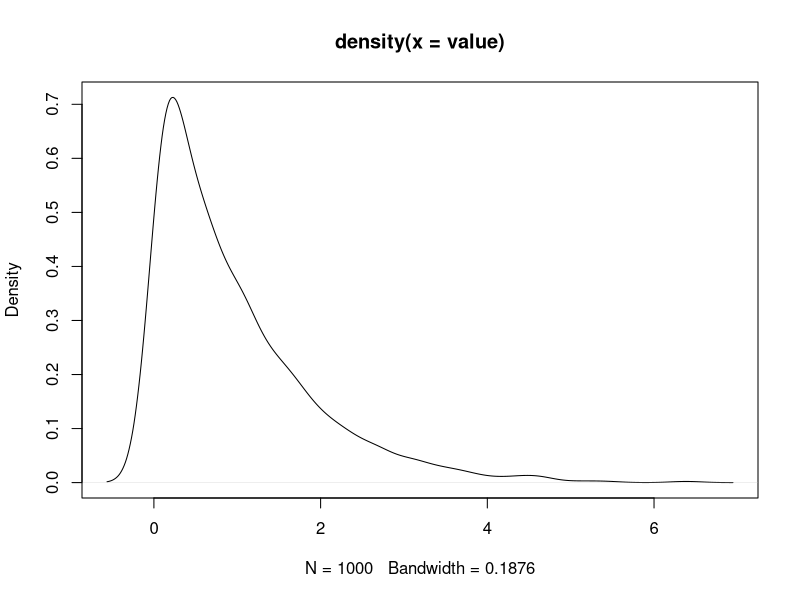

Write R code to recreate this figure.
# 乱数の分布クラスを使用した結果の出力を、図に変換するRスクリプト

# png形式で出力する
png("gamma_distribution.png")

# TSV形式になっている乱数の出力データを読み込む
x <- read.table("gamma_distribution.tsv")

# 1列目だけを抜き出す
value = x$V1

# 以下、データの特性に合わせて、ヒストグラムかプロットかを選択してください。

# ヒストグラムとして出力
# hist(value)

# プロットとして出力
plot(density(value))
